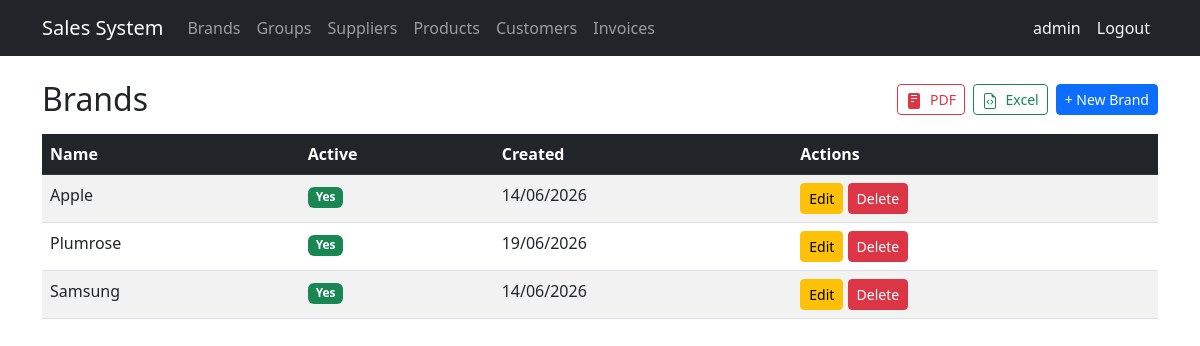
The page /brands/ (signed in) on the database its author committed.
### billing/models.py (models this page shows, shortened)
class Brand(models.Model):
    name = models.CharField(max_length=100, unique=True, verbose_name='Brand Name')
    description = models.TextField(blank=True, null=True)
    is_active = models.BooleanField(default=True)
    created_at = models.DateTimeField(auto_now_add=True)
    updated_at = models.DateTimeField(auto_now=True)
    class Meta:
        verbose_name = 'Brand'
        verbose_name_plural = 'Brands'
        ordering = ['name']

### billing/views.py (the view)
# urls.py: path('brands/', views.brand_list, name='brand_list'),
@login_required
@audit_action('LIST_BRANDS')
def brand_list(request):
    brands = Brand.objects.all()
    exp = export_response(request, brands, _BRAND_EXPORT_FIELDS, 'Listado de Marcas', 'marcas')
    if exp:
        return exp
    return render(request, 'billing/brand_list.html', {'brands': brands})

### billing/templates/billing/brand_list.html (shortened to what this page needs)
{% extends 'billing/base.html' %}
{% block content %}
<div class="d-flex align-items-center justify-content-between mb-3 flex-wrap gap-2">
  <h2 class="mb-0">Brands</h2>
  <div class="d-flex gap-2 flex-wrap">
    <a href="?export=pdf"   class="btn btn-sm btn-outline-danger"  title="Descargar PDF">
      <svg xmlns="http://www.w3.org/2000/svg" width="16" height="16" fill="currentColor" class="me-1" viewBox="0 0 16 16"><path d="M4 0h8a2 2 0 0 1 2 2v12a2 2 0 0 1-2 2H4a2 2 0 0 1-2-2V2a2 2 0 0 1 2-2zm1 2v1h6V2H5zm0 3v1h6V5H5zm0 3v1h3V8H5z"/></svg>
      PDF
    </a>
    <a href="?export=excel" class="btn btn-sm btn-outline-success" title="Descargar Excel">
      Excel
    </a>
    <a href="{% url 'billing:brand_create' %}" class="btn btn-sm btn-primary">+ New Brand</a>
  </div>
</div>
<table class="table table-striped table-hover">
  <thead class="table-dark">
    <tr><th>Name</th><th>Active</th><th>Created</th><th>Actions</th></tr>
  </thead>
  <tbody>
    {% for brand in brands %}
    <tr>
      <td>{{ brand.name }}</td>
      <td>
        {% if brand.is_active %}
          <span class="badge bg-success">Yes</span>
        {% else %}
          <span class="badge bg-danger">No</span>
        {% endif %}
      </td>
      <td>{{ brand.created_at|date:"d/m/Y" }}</td>
      <td>
        <a href="{% url 'billing:brand_update' brand.pk %}" class="btn btn-sm btn-warning">Edit</a>
        <a href="{% url 'billing:brand_delete' brand.pk %}" class="btn btn-sm btn-danger">Delete</a>
      </td>
    </tr>
    {% empty %}
    <tr><td colspan="4" class="text-center">No brands found.</td></tr>
    {% endfor %}
  </tbody>
</table>
{% endblock %}

### billing/templates/billing/base.html (shortened to what this page needs)
<!DOCTYPE html>
<html lang="es">
<head>
  <link href="https://cdn.jsdelivr.net/npm/bootstrap@5.3.0/dist/css/bootstrap.min.css" rel="stylesheet">
</head>
<body>
<nav class="navbar navbar-expand-lg navbar-dark bg-dark">
  <div class="container">
    <a class="navbar-brand" href="{% url 'billing:home' %}">Sales System</a>
    <div class="collapse navbar-collapse" id="nav">
      <ul class="navbar-nav me-auto">
        {% if user.is_authenticated %}
        <li class="nav-item"><a class="nav-link" href="{% url 'billing:brand_list' %}">Brands</a></li>
        <li class="nav-item"><a class="nav-link" href="{% url 'billing:productgroup_list' %}">Groups</a></li>
        <li class="nav-item"><a class="nav-link" href="{% url 'billing:supplier_list' %}">Suppliers</a></li>
        <li class="nav-item"><a class="nav-link" href="{% url 'billing:product_list' %}">Products</a></li>
        <li class="nav-item"><a class="nav-link" href="{% url 'billing:customer_list' %}">Customers</a></li>
        <li class="nav-item"><a class="nav-link" href="{% url 'billing:invoice_list' %}">Invoices</a></li>
        {% endif %}
      </ul>
      <ul class="navbar-nav">
      {% if user.is_authenticated %}
      <li class="nav-item">
        <span class="nav-link text-light">{{ user.username }}</span>
      </li>
      <li class="nav-item">
        <form method="post" action="{% url 'logout' %}" class="d-inline">
          <button type="submit" class="nav-link btn btn-link text-light"
                  style="text-decoration:none;">Logout</button>
        </form>
      </li>
      {% endif %}
    </ul>
    </div>
  </div>
</nav>
<div class="container mt-4">
  {% block content %}{% endblock %}
</div>
</body>
</html>

### rows shown on the page
Brand: name "Apple", is_active "Yes", created_at "14/06/2026"
Brand: name "Plumrose", is_active "Yes", created_at "19/06/2026"
Brand: name "Samsung", is_active "Yes", created_at "14/06/2026"

### other values the page prints
{{ user.username }} "admin"
